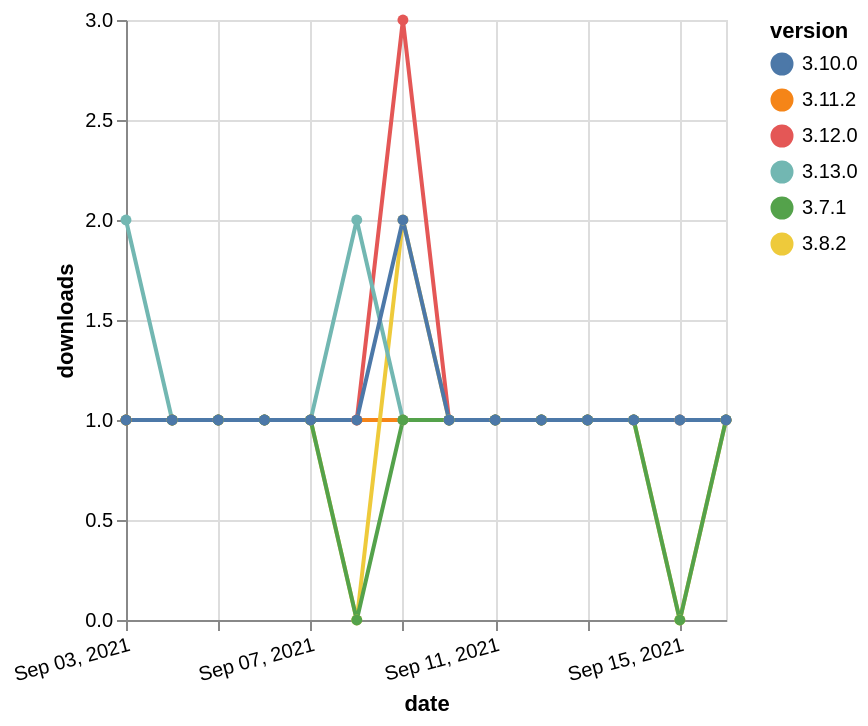

Here is the Vega-Lite specification saved for this chart:
### Vega-Lite specification from a JSON file in a GitHub repository (floating-point values rounded to 4 significant figures)
{"$schema": "https://vega.github.io/schema/vega-lite/v5.json", "description": "A simple bar chart with embedded data.", "data": {"values": [{"date": "2021-09-03", "total": 147, "delta": 1, "version": "3.11.2"}, {"date": "2021-09-04", "total": 148, "delta": 1, "version": "3.11.2"}, {"date": "2021-09-05", "total": 149, "delta": 1, "version": "3.11.2"}, {"date": "2021-09-06", "total": 150, "delta": 1, "version": "3.11.2"}, {"date": "2021-09-07", "total": 151, "delta": 1, "version": "3.11.2"}, {"date": "2021-09-08", "total": 152, "delta": 1, "version": "3.11.2"}, {"date": "2021-09-09", "total": 153, "delta": 1, "version": "3.11.2"}, {"date": "2021-09-10", "total": 154, "delta": 1, "version": "3.11.2"}, {"date": "2021-09-11", "total": 155, "delta": 1, "version": "3.11.2"}, {"date": "2021-09-12", "total": 156, "delta": 1, "version": "3.11.2"}, {"date": "2021-09-13", "total": 157, "delta": 1, "version": "3.11.2"}, {"date": "2021-09-14", "total": 158, "delta": 1, "version": "3.11.2"}, {"date": "2021-09-15", "total": 159, "delta": 1, "version": "3.11.2"}, {"date": "2021-09-16", "total": 160, "delta": 1, "version": "3.11.2"}, {"date": "2021-09-03", "total": 168, "delta": 1, "version": "3.8.2"}, {"date": "2021-09-04", "total": 169, "delta": 1, "version": "3.8.2"}, {"date": "2021-09-05", "total": 170, "delta": 1, "version": "3.8.2"}, {"date": "2021-09-06", "total": 171, "delta": 1, "version": "3.8.2"}, {"date": "2021-09-07", "total": 172, "delta": 1, "version": "3.8.2"}, {"date": "2021-09-08", "total": 172, "delta": 0, "version": "3.8.2"}, {"date": "2021-09-09", "total": 174, "delta": 2, "version": "3.8.2"}, {"date": "2021-09-10", "total": 175, "delta": 1, "version": "3.8.2"}, {"date": "2021-09-11", "total": 176, "delta": 1, "version": "3.8.2"}, {"date": "2021-09-12", "total": 177, "delta": 1, "version": "3.8.2"}, {"date": "2021-09-13", "total": 178, "delta": 1, "version": "3.8.2"}, {"date": "2021-09-14", "total": 179, "delta": 1, "version": "3.8.2"}, {"date": "2021-09-15", "total": 179, "delta": 0, "version": "3.8.2"}, {"date": "2021-09-16", "total": 180, "delta": 1, "version": "3.8.2"}, {"date": "2021-09-03", "total": 169, "delta": 1, "version": "3.12.0"}, {"date": "2021-09-04", "total": 170, "delta": 1, "version": "3.12.0"}, {"date": "2021-09-05", "total": 171, "delta": 1, "version": "3.12.0"}, {"date": "2021-09-06", "total": 172, "delta": 1, "version": "3.12.0"}, {"date": "2021-09-07", "total": 173, "delta": 1, "version": "3.12.0"}, {"date": "2021-09-08", "total": 174, "delta": 1, "version": "3.12.0"}, {"date": "2021-09-09", "total": 177, "delta": 3, "version": "3.12.0"}, {"date": "2021-09-10", "total": 178, "delta": 1, "version": "3.12.0"}, {"date": "2021-09-11", "total": 179, "delta": 1, "version": "3.12.0"}, {"date": "2021-09-12", "total": 180, "delta": 1, "version": "3.12.0"}, {"date": "2021-09-13", "total": 181, "delta": 1, "version": "3.12.0"}, {"date": "2021-09-14", "total": 182, "delta": 1, "version": "3.12.0"}, {"date": "2021-09-15", "total": 183, "delta": 1, "version": "3.12.0"}, {"date": "2021-09-16", "total": 184, "delta": 1, "version": "3.12.0"}, {"date": "2021-09-03", "total": 118, "delta": 2, "version": "3.13.0"}, {"date": "2021-09-04", "total": 119, "delta": 1, "version": "3.13.0"}, {"date": "2021-09-05", "total": 120, "delta": 1, "version": "3.13.0"}, {"date": "2021-09-06", "total": 121, "delta": 1, "version": "3.13.0"}, {"date": "2021-09-07", "total": 122, "delta": 1, "version": "3.13.0"}, {"date": "2021-09-08", "total": 124, "delta": 2, "version": "3.13.0"}, {"date": "2021-09-09", "total": 125, "delta": 1, "version": "3.13.0"}, {"date": "2021-09-10", "total": 126, "delta": 1, "version": "3.13.0"}, {"date": "2021-09-11", "total": 127, "delta": 1, "version": "3.13.0"}, {"date": "2021-09-12", "total": 128, "delta": 1, "version": "3.13.0"}, {"date": "2021-09-13", "total": 129, "delta": 1, "version": "3.13.0"}, {"date": "2021-09-14", "total": 130, "delta": 1, "version": "3.13.0"}, {"date": "2021-09-15", "total": 131, "delta": 1, "version": "3.13.0"}, {"date": "2021-09-16", "total": 132, "delta": 1, "version": "3.13.0"}, {"date": "2021-09-03", "total": 216, "delta": 1, "version": "3.7.1"}, {"date": "2021-09-04", "total": 217, "delta": 1, "version": "3.7.1"}, {"date": "2021-09-05", "total": 218, "delta": 1, "version": "3.7.1"}, {"date": "2021-09-06", "total": 219, "delta": 1, "version": "3.7.1"}, {"date": "2021-09-07", "total": 220, "delta": 1, "version": "3.7.1"}, {"date": "2021-09-08", "total": 220, "delta": 0, "version": "3.7.1"}, {"date": "2021-09-09", "total": 221, "delta": 1, "version": "3.7.1"}, {"date": "2021-09-10", "total": 222, "delta": 1, "version": "3.7.1"}, {"date": "2021-09-11", "total": 223, "delta": 1, "version": "3.7.1"}, {"date": "2021-09-12", "total": 224, "delta": 1, "version": "3.7.1"}, {"date": "2021-09-13", "total": 225, "delta": 1, "version": "3.7.1"}, {"date": "2021-09-14", "total": 226, "delta": 1, "version": "3.7.1"}, {"date": "2021-09-15", "total": 226, "delta": 0, "version": "3.7.1"}, {"date": "2021-09-16", "total": 227, "delta": 1, "version": "3.7.1"}, {"date": "2021-09-03", "total": 166, "delta": 1, "version": "3.10.0"}, {"date": "2021-09-04", "total": 167, "delta": 1, "version": "3.10.0"}, {"date": "2021-09-05", "total": 168, "delta": 1, "version": "3.10.0"}, {"date": "2021-09-06", "total": 169, "delta": 1, "version": "3.10.0"}, {"date": "2021-09-07", "total": 170, "delta": 1, "version": "3.10.0"}, {"date": "2021-09-08", "total": 171, "delta": 1, "version": "3.10.0"}, {"date": "2021-09-09", "total": 173, "delta": 2, "version": "3.10.0"}, {"date": "2021-09-10", "total": 174, "delta": 1, "version": "3.10.0"}, {"date": "2021-09-11", "total": 175, "delta": 1, "version": "3.10.0"}, {"date": "2021-09-12", "total": 176, "delta": 1, "version": "3.10.0"}, {"date": "2021-09-13", "total": 177, "delta": 1, "version": "3.10.0"}, {"date": "2021-09-14", "total": 178, "delta": 1, "version": "3.10.0"}, {"date": "2021-09-15", "total": 179, "delta": 1, "version": "3.10.0"}, {"date": "2021-09-16", "total": 180, "delta": 1, "version": "3.10.0"}]}, "width": "container", "mark": {"type": "line", "point": {"filled": true}}, "encoding": {"x": {"field": "date", "type": "temporal", "timeUnit": "yearmonthdate", "title": "date", "axis": {"labelAngle": -15}}, "y": {"field": "delta", "type": "quantitative", "title": "downloads"}, "color": {"field": "version", "type": "nominal"}, "tooltip": {"field": "delta"}}}
